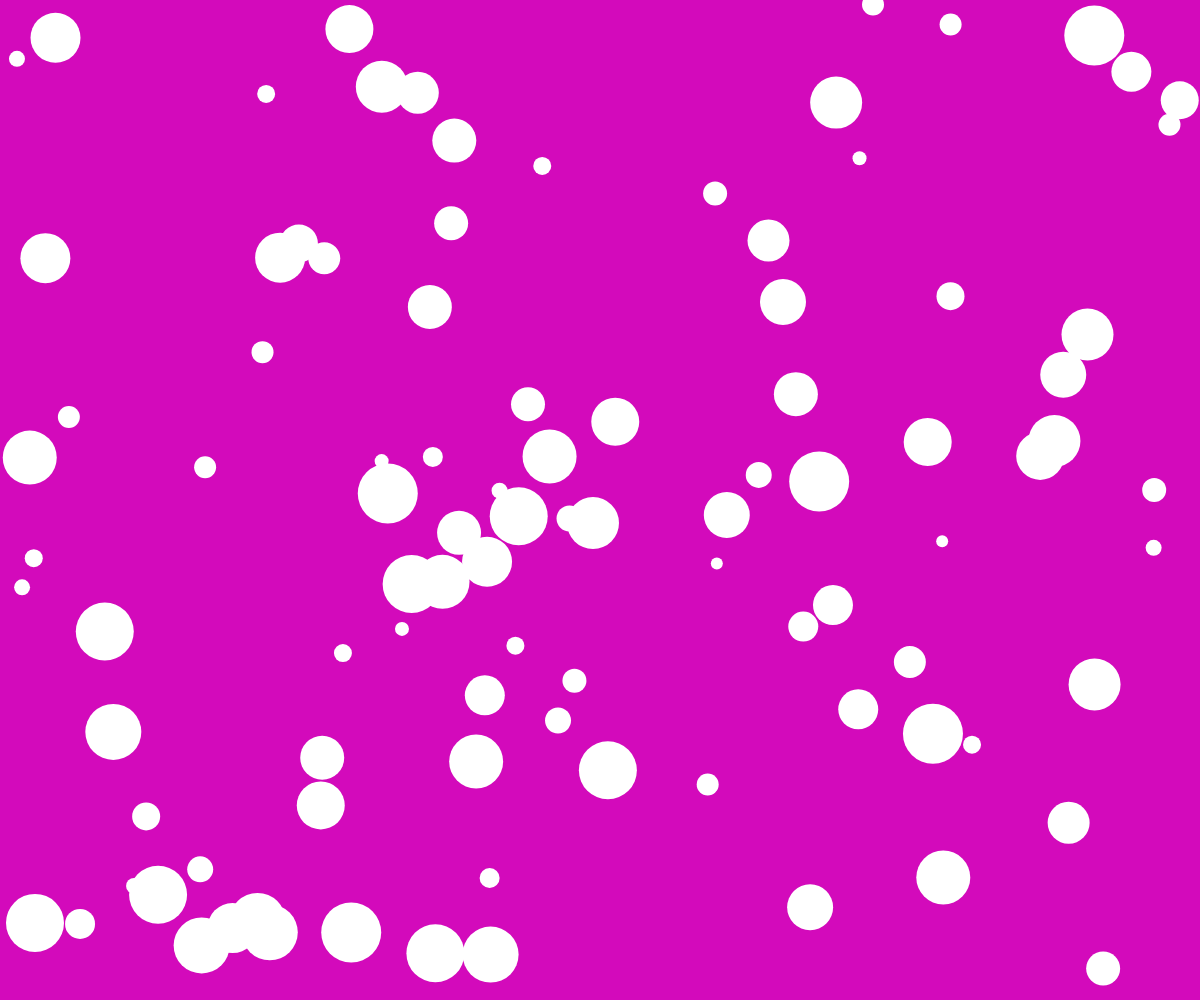
Frame 1 (no input)
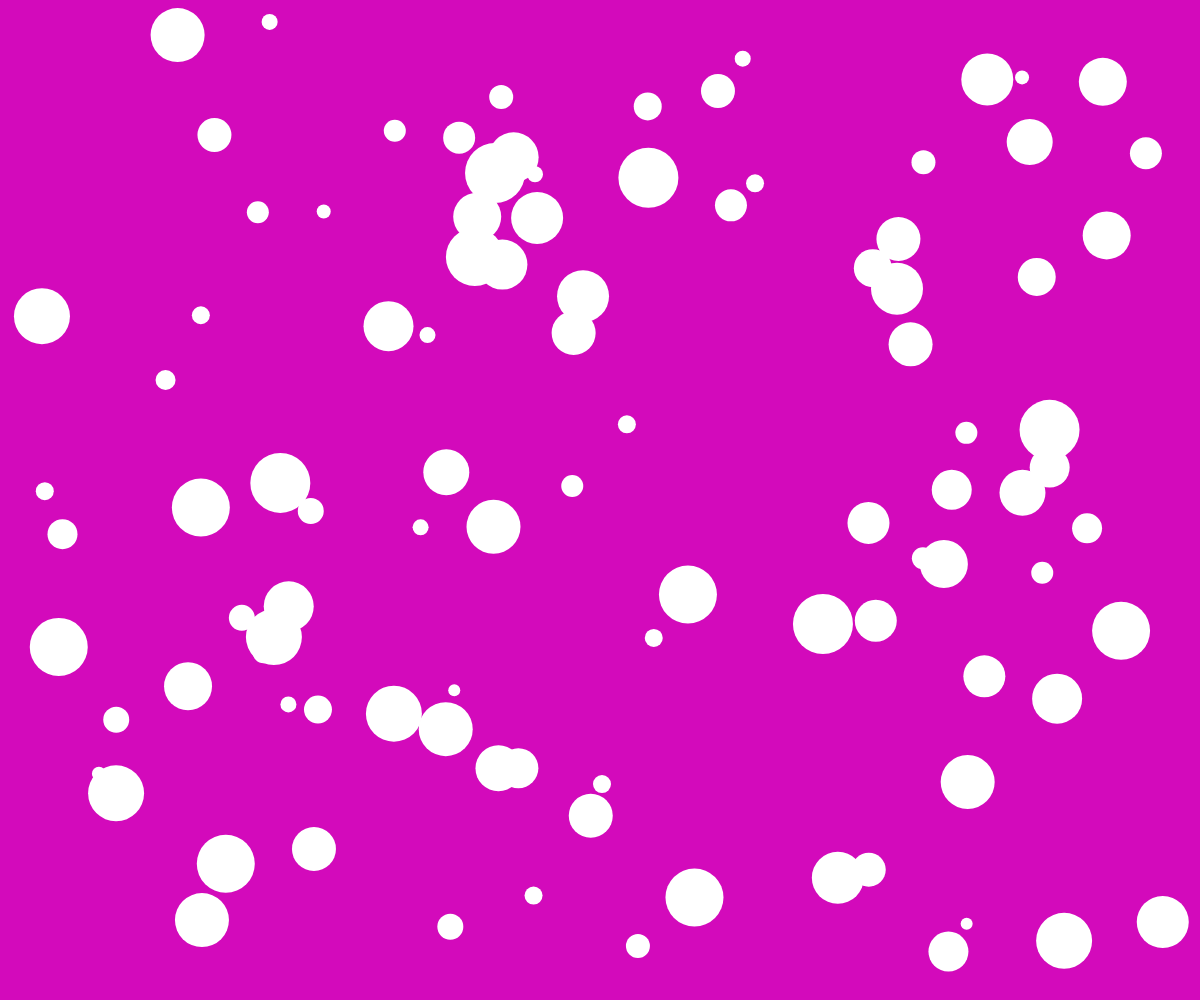
Frame 60 (no input)
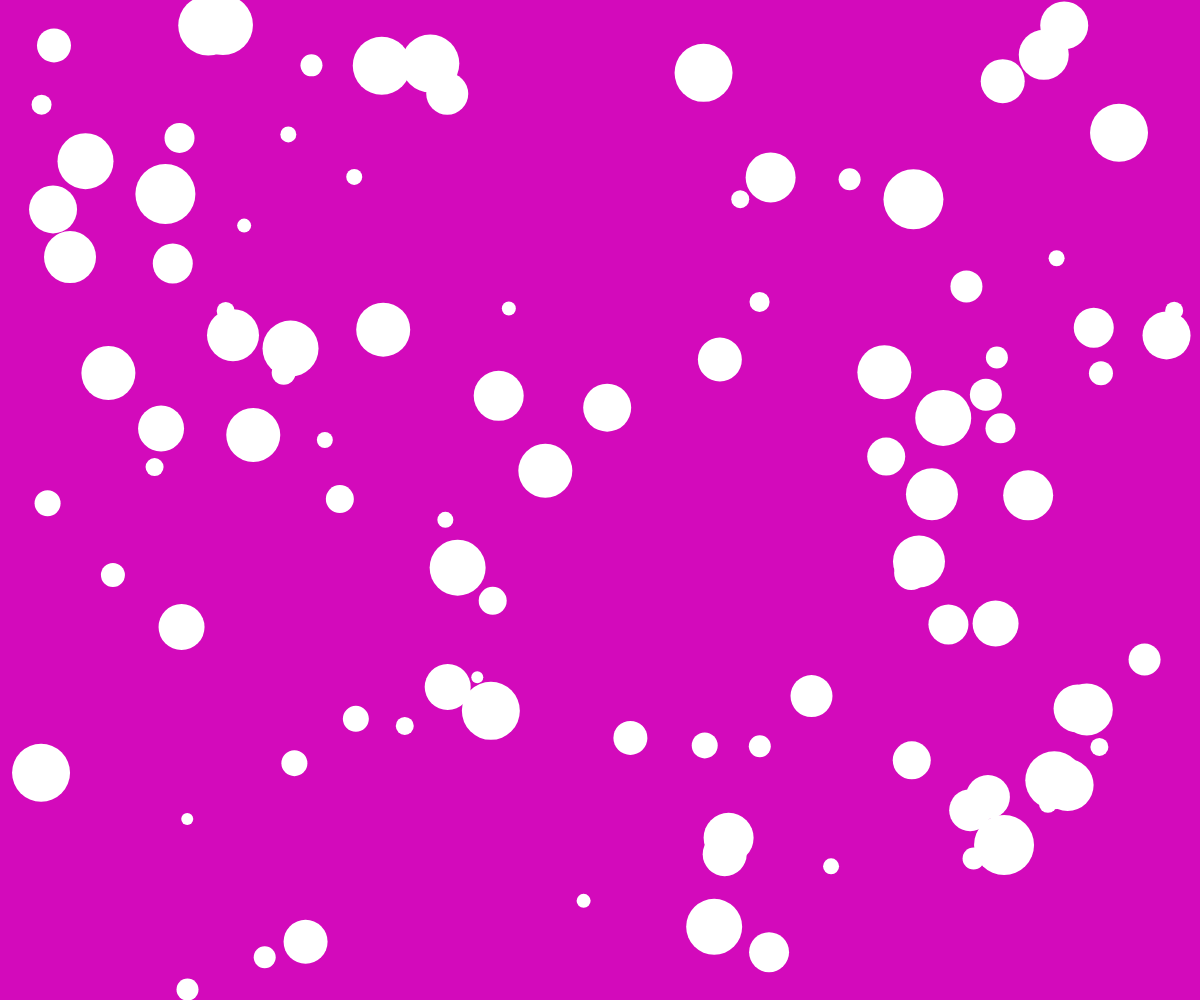
Frame 120 (the mouse pressed at the canvas centre since frame 60)

The p5.js sketch that drew these frames (run headless with seeded random() and noise() and a simulated clock; from frame 60 on, the mouse is pressed at the canvas centre):

// p5.js sketch
// ── sketch.js
let fondo;
let pelotas=[]

function setup() {
  createCanvas(windowWidth, windowHeight);
  fondo= color (random(100,255), random (50), random (250));
  for (let i= 0; i< 100; i++){
      let nuevaPelota= new Pelota();
      pelotas.push(nuevaPelota);
  }
  

}

function draw() {
  background (fondo)
  for (let i= 0; i< 100; i++){
      pelotas[i].update();
      pelotas[i].display();
   }
}

class Pelota{
  constructor(){
    this.radio = ceil(random(5,30))
    this.diametro = this.radio*2
    this.posX =random(this.radio,width-this.radio)
    this.posY =random(this.radio, height-this.radio)
    this.velX = random(-10,10)
    this.velY = random(-10,10)
    console.log()
    
  }
  update(){
    this.posX +=this.velX
    this.posY +=this.velY

    if(this.posX > width-this.radio || this.posX < this.radio){
    this.velX *= -1;
    }
    if(this.posY > height-this.radio || this.posY < this.radio){
    this.velY *=-1
    }

  

  }
  display(){
    fill(255)
    noStroke()
    circle(this.posX,this.posY,this.diametro)
  }

}
